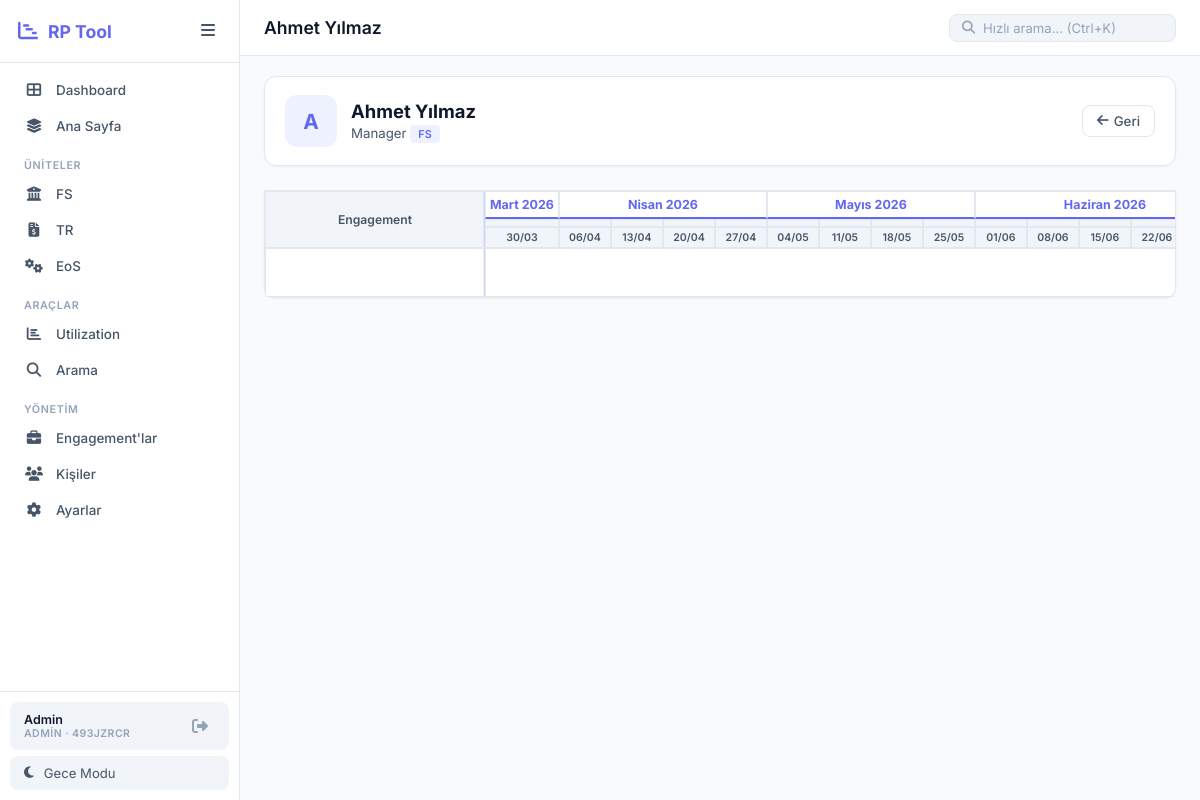
The page /search/person/1 (signed in) on the database as committed earlier.
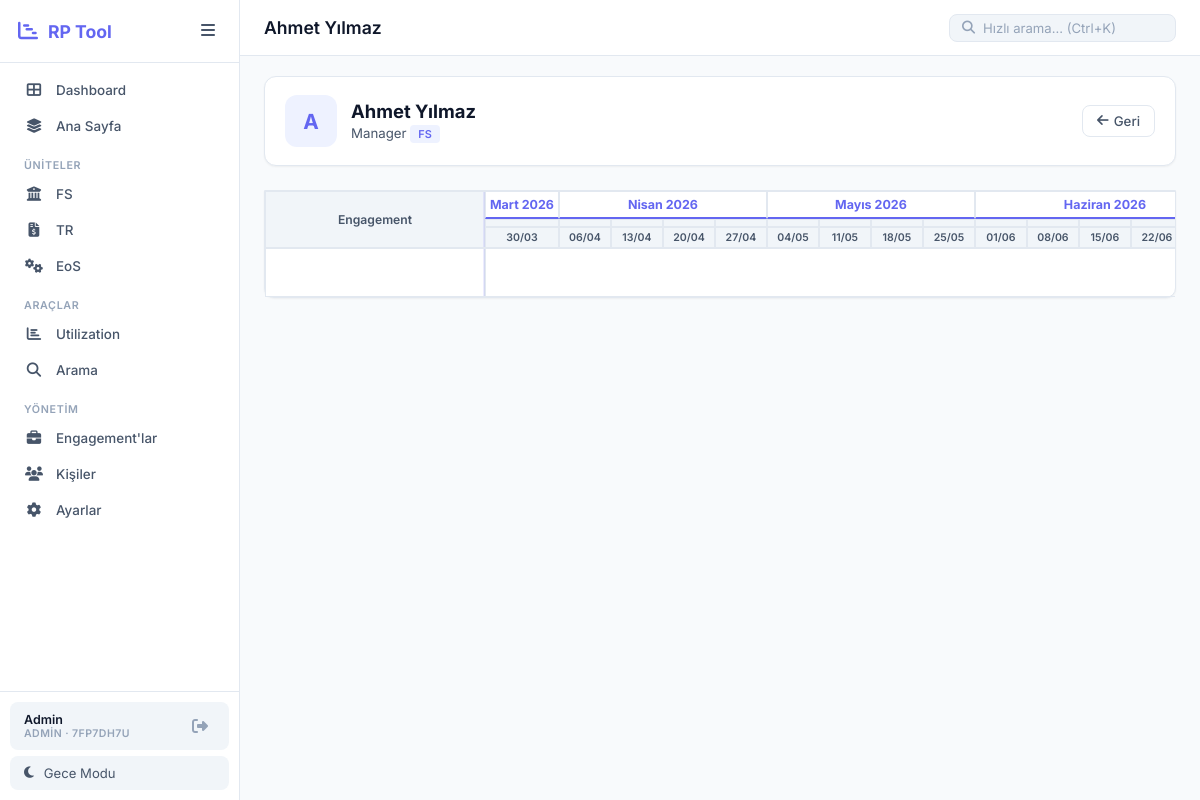
The same page on the database as committed later.
### models.py (models this page shows, shortened)
class Workspace(db.Model):
    __tablename__ = 'workspaces'
    id = db.Column(db.Integer, primary_key=True)
    name = db.Column(db.String(200), nullable=False)
    code = db.Column(db.String(10), unique=True, nullable=False)
    created_at = db.Column(db.DateTime, default=datetime.utcnow)
    users = db.relationship('User', backref='workspace', lazy=True)
    units = db.relationship('Unit', backref='workspace', lazy=True, cascade='all, delete-orphan')
    titles = db.relationship('Title', backref='workspace', lazy=True, cascade='all, delete-orphan')
    persons = db.relationship('Person', backref='workspace', lazy=True, cascade='all, delete-orphan')
    engagements = db.relationship('Engagement', backref='workspace', lazy=True, cascade='all, delete-orphan')
    settings = db.relationship('AppSettings', backref='workspace', lazy=True, cascade='all, delete-orphan')
    monthly_capacities = db.relationship('MonthlyCapacity', backref='workspace', lazy=True, cascade='all, delete-orphan')

### app.py (the view)
@app.route('/search/person/<int:person_id>')
@login_required
def person_detail(person_id):
    person = Person.query.filter_by(id=person_id, workspace_id=ws_id()).first_or_404()
    weeks = get_ws_weeks()
    bks = Booking.query.filter_by(person_id=person.id).all()
    eb = {}
    for b in bks:
        if b.engagement_id not in eb:
            eb[b.engagement_id] = {'engagement': db.session.get(Engagement, b.engagement_id), 'bookings': {}}
        eb[b.engagement_id]['bookings'][b.week_start] = b
    wt = {w: sum(e['bookings'][w].hours for e in eb.values() if w in e['bookings']) for w in weeks}
    return render_template('person_detail.html', person=person, weeks=weeks, eng_bookings=eb, weekly_totals=wt)

### app.py (called while the page is built)
@login_manager.user_loader
def load_user(user_id):
    return db.session.get(User, int(user_id))

def ws_id():
    return current_user.workspace_id

def get_month_label(d):
    m = {1: 'Ocak', 2: 'Şubat', 3: 'Mart', 4: 'Nisan', 5: 'Mayıs', 6: 'Haziran',
         7: 'Temmuz', 8: 'Ağustos', 9: 'Eylül', 10: 'Ekim', 11: 'Kasım', 12: 'Aralık'}
    return m.get(d.month, d.strftime('%B'))

def get_active_units():
    if not current_user.is_authenticated:
        return []
    return Unit.query.filter_by(workspace_id=ws_id(), is_active=True).order_by(Unit.sort_order, Unit.short_name).all()

def get_active_titles():
    if not current_user.is_authenticated:
        return []
    return Title.query.filter_by(workspace_id=ws_id(), is_active=True).order_by(Title.sort_order, Title.name).all()

def get_demand_page_name():
    if not current_user.is_authenticated:
        return 'Ana Sayfa'
    name = AppSettings.get(ws_id(), 'demand_page_name', '')
    return name if name else 'Ana Sayfa'

### models.py (called while the page is built)
    @staticmethod
    def get(workspace_id, key, default=''):
        s = AppSettings.query.filter_by(workspace_id=workspace_id, key=key).first()
        return s.value if s else default

### templates/person_detail.html (shortened to what this page needs)
{% extends "base.html" %}
{% block page_title %}{{ person.name }}{% endblock %}
{% block content %}
<div class="detail-header">
    <div class="detail-avatar {% if not person.is_active %}avatar-inactive{% endif %}">
        {{ person.name[0] }}
    </div>
    <div class="detail-info">
        <h2>
            {{ person.name }}
        </h2>
        <p>
            {{ person.title }}
            {% for dept in person.get_departments() %}
                <span class="badge badge-unit">{{ dept }}</span>
            {% endfor %}
        </p>
    </div>
    <a href="javascript:history.back()" class="btn btn-ghost"><i class="fas fa-arrow-left"></i> Geri</a>
</div>
<div class="gantt-outer" style="margin-top: 1.5rem;">
    <div class="gantt-table-container">
        <table class="gantt-table">
            <thead>
                <tr class="month-row">
                    <th class="sticky-col col-engagement-single" rowspan="3">Engagement</th>
                    {% set ns = namespace(cm='') %}
                    {% for w in weeks %}
                        {% set mk = w.strftime('%Y-%m') %}
                        {% if mk != ns.cm %}
                            {% set ns.cm = mk %}
                            {% set cnt = [] %}
                            <th colspan="{{ cnt|length }}" class="month-cell">
                                {{ get_month_label(w) }} {{ w.year }}
                            </th>
                        {% endif %}
                    {% endfor %}
                </tr>
                <tr class="totals-row">
                    {% for w in weeks %}
                    <th class="week-total-cell {% if weekly_totals[w] > 0 %}has-hours{% endif %} {% if weekly_totals[w] > 40 %}over-capacity{% endif %}">
                    </th>
                    {% endfor %}
                </tr>
                <tr class="week-header-row">
                    {% for w in weeks %}
                    <th class="week-cell">{{ w.strftime('%d/%m') }}</th>
                    {% endfor %}
                </tr>
            </thead>
            <tbody>
                {% if not eng_bookings %}
                <tr>
                    <td class="sticky-col col-engagement-single"></td>
                    <td colspan="{{ weeks|length }}" class="text-center text-muted py-3">
                    </td>
                </tr>
                {% endif %}
            </tbody>
        </table>
    </div>
</div>
{% endblock %}

### templates/base.html (shortened to what the changed rows need)
<!DOCTYPE html>
<html lang="tr" data-theme="light">
<head>
    <link rel="stylesheet" href="{{ url_for('static', filename='css/style.css') }}">
    <link rel="stylesheet" href="https://cdnjs.cloudflare.com/ajax/libs/font-awesome/6.5.0/css/all.min.css">
</head>
<body>
    <aside class="sidebar" id="sidebar">
        <div class="sidebar-footer">
            <div class="sidebar-user">
                <div class="sidebar-user-info">
                    <span class="sidebar-user-name">{{ current_user.display_name }}</span>
                    <span class="sidebar-user-role">{{ 'Admin' if current_user.is_admin() else 'User' }} · {{ ws_code }}</span>
                </div>
            </div>
        </div>
    </aside>
    <main class="main-content" id="main-content">
        <header class="top-bar">
            <div class="top-bar-left">
                <h1 class="page-title">{% block page_title %}Resource Planner{% endblock %}</h1>
            </div>
        </header>
        <div class="content-area">
            {% block content %}{% endblock %}
        </div>
    </main>
</body>
</html>

Rows that differ between the two databases and show on the page:
changed Workspace: code "493JZRCR" → "7FP7DH7U"
